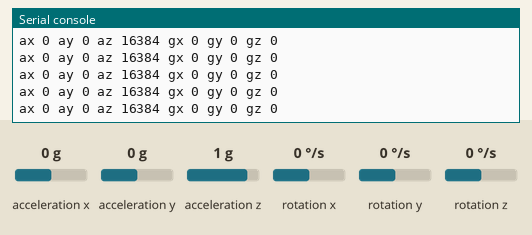
The program below on a simulated Raspberry Pi Pico running MicroPython. On the bench: the last lines printed to the serial console. The test bench sets the inputs (shaded band); at power-on: acceleration x 0 g, acceleration y 0 g, acceleration z 1 g, rotation x 0 °/s, rotation y 0 °/s, rotation z 0 °/s.

Above: at 1.2 s.
1.3 s: acceleration x set to -1.4 g
At 2.4 s:
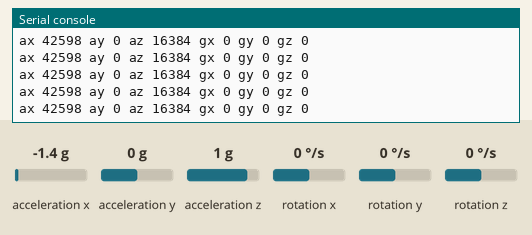
2.8 s: acceleration y set to -1.4 g
At 3.9 s:
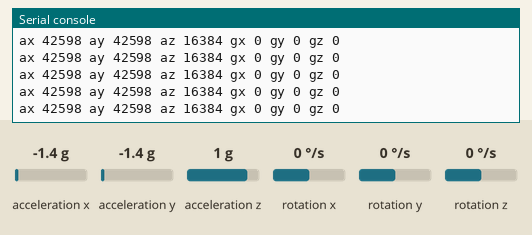
4.3 s: acceleration z set to -1.4 g
At 5.0 s:
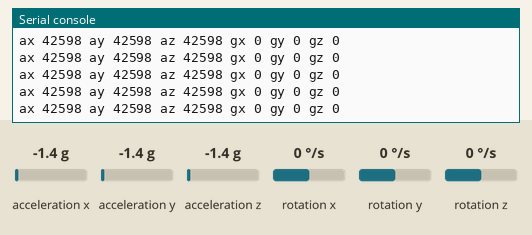
5.8 s: rotation x set to -192 °/s
At 6.9 s:
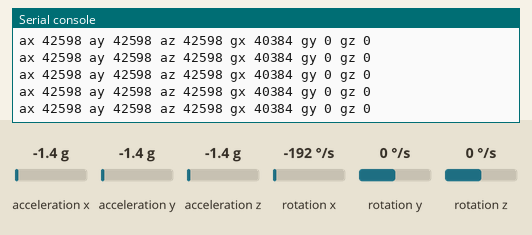
7.3 s: rotation y set to -192 °/s
At 7.9 s:
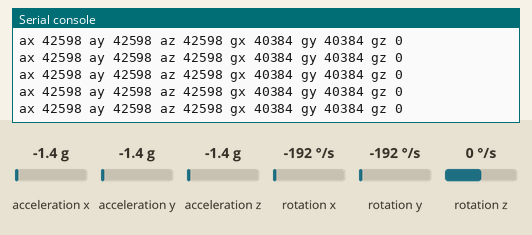

The program:

mpu6050_register.py
```python
import machine
import utime
import sys
import uos
# Configure I2C
i2c = machine.I2C(0,freq=400000, sda=machine.Pin(0), scl=machine.Pin(1))
#uart = machine.UART(0, baudrate=115200)  # Assuming UART0, adjust the UART number as needed
#uos.dupterm(uart)

#uart.init(baudrate=115200)  # Set baud rate to 115200 bps or adjust to your desired value


class MPU6050():
	# MPU6050 I2C address
	MPU6050_ADDR = 0x68

	# Register addresses
	MPU6050_REG_PWR_MGMT_1 = 0x6B
	MPU6050_REG_SMPLRT_DIV = 0x19
	MPU6050_REG_ACCEL_CONFIG = 0x1C
	MPU6050_REG_GYRO_CONFIG = 0x1B
	MPU6050_REG_ACCEL_XOUT_H = 0x3B
	def __init__(self, i2c):
		self.i2c = i2c
		self.addr = MPU6050.MPU6050_ADDR
		self.accel_x = 0
		self.accel_y = 0
		self.accel_z = 0
		self.gyro_x = 0
		self.gyro_y = 0
		self.gyro_z = 0
		# Initialize MPU6050
		self.i2c.writeto_mem(MPU6050.MPU6050_ADDR, MPU6050.MPU6050_REG_PWR_MGMT_1, b'\x00')  # Wake up MPU6050
		self.i2c.writeto_mem(MPU6050.MPU6050_ADDR, MPU6050.MPU6050_REG_SMPLRT_DIV, b'\x00')  # Sample rate divider (1kHz)
		self.i2c.writeto_mem(MPU6050.MPU6050_ADDR, MPU6050.MPU6050_REG_ACCEL_CONFIG, b'\x00')  # Accelerometer scale (+/- 2g)
		self.i2c.writeto_mem(MPU6050.MPU6050_ADDR, MPU6050.MPU6050_REG_GYRO_CONFIG, b'\x00')  # Gyroscope scale (+/- 250deg/s)


	def read_sensor_data(self):
		data = self.i2c.readfrom_mem(MPU6050.MPU6050_ADDR, MPU6050.MPU6050_REG_ACCEL_XOUT_H, 14)
		self.accel_x = (data[0] << 8) | data[1]
		self.accel_y = (data[2] << 8) | data[3]
		self.accel_z = (data[4] << 8) | data[5]
		self.gyro_x = (data[8] << 8) | data[9]
		self.gyro_y = (data[10] << 8) | data[11]
		self.gyro_z = (data[12] << 8) | data[13]


MPU6050_Sensor = MPU6050(i2c)

# Assign chip select (CS) pin (and start it high)
cs = machine.Pin(5, machine.Pin.OUT)

# Intialize SPI peripheral (start with 1 MHz)
spi = machine.SPI(0,
                  baudrate=1000000,
                  polarity=0,
                  phase=0,
                  bits=8,
                  firstbit=machine.SPI.MSB,
                  sck=machine.Pin(2),
                  mosi=machine.Pin(3),
                  miso=machine.Pin(4))


# Open the file we just created and read from it
#with open("/sd/test01.txt", "r") as file:
#    data = file.read()
#    print(data)


def timer1_callback(timer):
	#start_time = time.ticks_us()
	MPU6050_Sensor.read_sensor_data()
	print('ax', MPU6050_Sensor.accel_x, 'ay', MPU6050_Sensor.accel_y, 'az', MPU6050_Sensor.accel_z, 'gx', MPU6050_Sensor.gyro_x, 'gy', MPU6050_Sensor.gyro_y, 'gz', MPU6050_Sensor.gyro_z)

	#try:
		#file.write(str(MPU6050_Sensor.accel_x) + '\t' + str(MPU6050_Sensor.accel_y) + '\t' + str(MPU6050_Sensor.accel_z) + '\t' + str(MPU6050_Sensor.gyro_x) + '\t' + str(MPU6050_Sensor.gyro_y) + '\t' + str(MPU6050_Sensor.gyro_z) + '\n')
	#except:
		#print("File not found")
	#measure time
	#stop_time = time.ticks_us()
	#calculate time
	#delta_time = time.ticks_diff(stop_time, start_time)

	#display time in seconds
	#print("Time: ", delta_time/1000, "ms\n")

#def timer2_callback(timer):
#	print('ax', MPU6050_Sensor.accel_x, 'ay', MPU6050_Sensor.accel_y, 'az', MPU6050_Sensor.accel_z, 'gx', MPU6050_Sensor.gyro_x, 'gy', MPU6050_Sensor.gyro_y, 'gz', MPU6050_Sensor.gyro_z)


# Set PLL to maximum frequency (250 MHz)
machine.freq(250000000)

# Print current CPU frequency
cpu_frequency = machine.freq()
print("CPU Frequency:", cpu_frequency, "Hz")


timer1 = machine.Timer()
timer1.init(period=5, mode=machine.Timer.PERIODIC, callback=timer1_callback)

#timer2 = machine.Timer()
#timer2.init(period=10, mode=machine.Timer.PERIODIC, callback=timer2_callback)
# Main loop


while True:
	utime.sleep(1)
```

Measured:
- after the input at 1.3 s, the serial console: prints a new line at once (image 1)
- after the input at 2.8 s, the serial console: prints a new line at once (image 2)
- after the input at 4.3 s, the serial console: prints a new line at once (image 3)
- after the input at 5.8 s, the serial console: prints a new line at once (image 4)
- after the input at 7.3 s, the serial console: prints a new line at once (image 5)
